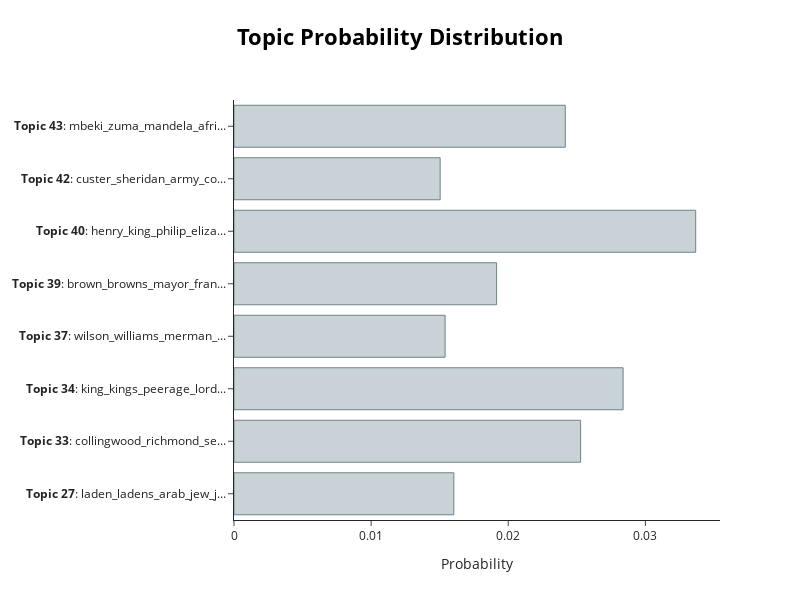

Notebook code cell kept with this figure:
### Code cell
topic_model.visualize_distribution(probabilities[0])

### Figure 1 — Plotly figure (JSON) as saved in the notebook; plotly's stock layout.template omitted (floating-point values rounded to 4 significant figures)
{"data": [{"marker": {"color": "#C8D2D7", "line": {"color": "#6E8484", "width": 1}}, "orientation": "h", "type": "bar", "x": [0.01603, 0.02528, 0.02837, 0.0154, 0.01915, 0.03367, 0.01503, 0.02416], "y": ["<b>Topic 27</b>: laden_ladens_arab_jew_j...", "<b>Topic 33</b>: collingwood_richmond_se...", "<b>Topic 34</b>: king_kings_peerage_lord...", "<b>Topic 37</b>: wilson_williams_merman_...", "<b>Topic 39</b>: brown_browns_mayor_fran...", "<b>Topic 40</b>: henry_king_philip_eliza...", "<b>Topic 42</b>: custer_sheridan_army_co...", "<b>Topic 43</b>: mbeki_zuma_mandela_afri..."]}], "layout": {"height": 600, "hoverlabel": {"bgcolor": "white", "font": {"family": "Rockwell", "size": 16}}, "title": {"font": {"color": "Black", "size": 22}, "text": "<b>Topic Probability Distribution", "x": 0.5, "xanchor": "center", "y": 0.95, "yanchor": "top"}, "width": 800, "xaxis": {"title": {"text": "Probability"}}}}
